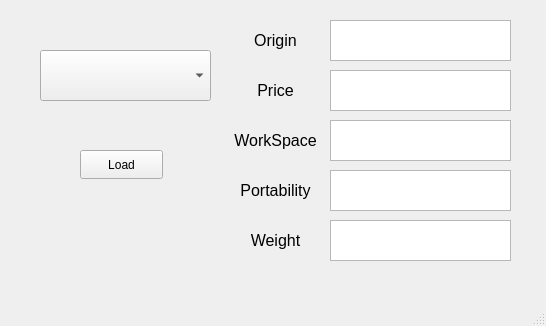
<?xml version="1.0" encoding="UTF-8"?>
<ui version="4.0">
 <class>MainWindow</class>
 <widget class="QMainWindow" name="MainWindow">
  <property name="geometry">
   <rect>
    <x>0</x>
    <y>0</y>
    <width>546</width>
    <height>326</height>
   </rect>
  </property>
  <property name="windowTitle">
   <string>MainWindow</string>
  </property>
  <widget class="QWidget" name="centralwidget">
   <widget class="QComboBox" name="comboBox">
    <property name="geometry">
     <rect>
      <x>40</x>
      <y>50</y>
      <width>171</width>
      <height>51</height>
     </rect>
    </property>
    <property name="font">
     <font>
      <pointsize>12</pointsize>
     </font>
    </property>
   </widget>
   <widget class="QLabel" name="label">
    <property name="geometry">
     <rect>
      <x>220</x>
      <y>20</y>
      <width>111</width>
      <height>41</height>
     </rect>
    </property>
    <property name="font">
     <font>
      <pointsize>12</pointsize>
     </font>
    </property>
    <property name="text">
     <string>Origin</string>
    </property>
    <property name="alignment">
     <set>Qt::AlignCenter</set>
    </property>
   </widget>
   <widget class="QPushButton" name="pushButton">
    <property name="geometry">
     <rect>
      <x>80</x>
      <y>150</y>
      <width>83</width>
      <height>29</height>
     </rect>
    </property>
    <property name="text">
     <string>Load</string>
    </property>
   </widget>
   <widget class="QTextEdit" name="textEdit">
    <property name="geometry">
     <rect>
      <x>330</x>
      <y>20</y>
      <width>181</width>
      <height>41</height>
     </rect>
    </property>
   </widget>
   <widget class="QTextEdit" name="textEdit_2">
    <property name="geometry">
     <rect>
      <x>330</x>
      <y>70</y>
      <width>181</width>
      <height>41</height>
     </rect>
    </property>
   </widget>
   <widget class="QTextEdit" name="textEdit_3">
    <property name="geometry">
     <rect>
      <x>330</x>
      <y>120</y>
      <width>181</width>
      <height>41</height>
     </rect>
    </property>
   </widget>
   <widget class="QTextEdit" name="textEdit_4">
    <property name="geometry">
     <rect>
      <x>330</x>
      <y>170</y>
      <width>181</width>
      <height>41</height>
     </rect>
    </property>
   </widget>
   <widget class="QLabel" name="label_2">
    <property name="geometry">
     <rect>
      <x>220</x>
      <y>70</y>
      <width>111</width>
      <height>41</height>
     </rect>
    </property>
    <property name="font">
     <font>
      <pointsize>12</pointsize>
     </font>
    </property>
    <property name="text">
     <string>Price</string>
    </property>
    <property name="alignment">
     <set>Qt::AlignCenter</set>
    </property>
   </widget>
   <widget class="QLabel" name="label_3">
    <property name="geometry">
     <rect>
      <x>220</x>
      <y>120</y>
      <width>111</width>
      <height>41</height>
     </rect>
    </property>
    <property name="font">
     <font>
      <pointsize>12</pointsize>
     </font>
    </property>
    <property name="text">
     <string>WorkSpace</string>
    </property>
    <property name="alignment">
     <set>Qt::AlignCenter</set>
    </property>
   </widget>
   <widget class="QLabel" name="label_4">
    <property name="geometry">
     <rect>
      <x>220</x>
      <y>170</y>
      <width>111</width>
      <height>41</height>
     </rect>
    </property>
    <property name="font">
     <font>
      <pointsize>12</pointsize>
     </font>
    </property>
    <property name="text">
     <string>Portability</string>
    </property>
    <property name="alignment">
     <set>Qt::AlignCenter</set>
    </property>
   </widget>
   <widget class="QLabel" name="label_5">
    <property name="geometry">
     <rect>
      <x>220</x>
      <y>220</y>
      <width>111</width>
      <height>41</height>
     </rect>
    </property>
    <property name="font">
     <font>
      <pointsize>12</pointsize>
     </font>
    </property>
    <property name="text">
     <string>Weight</string>
    </property>
    <property name="alignment">
     <set>Qt::AlignCenter</set>
    </property>
   </widget>
   <widget class="QTextEdit" name="textEdit_5">
    <property name="geometry">
     <rect>
      <x>330</x>
      <y>220</y>
      <width>181</width>
      <height>41</height>
     </rect>
    </property>
   </widget>
  </widget>
  <widget class="QMenuBar" name="menubar">
   <property name="geometry">
    <rect>
     <x>0</x>
     <y>0</y>
     <width>546</width>
     <height>25</height>
    </rect>
   </property>
  </widget>
  <widget class="QStatusBar" name="statusbar"/>
 </widget>
 <resources/>
 <connections/>
</ui>
